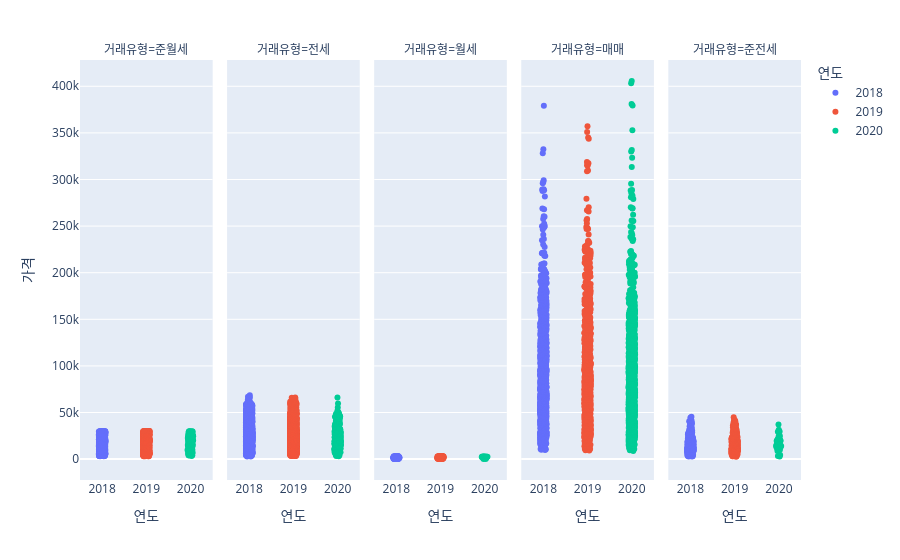

The cell this chart's notebook holds for it:
### Code cell
import plotly.express as px

fig = px.strip(eda_1, x='연도', y='가격', color='연도', facet_col='거래유형')
fig.show()

### Figure 1 — Plotly figure (JSON) as saved in the notebook; plotly's stock layout.template omitted (floating-point values rounded to 4 significant figures; data arrays with more than 128 entries replaced by an {"elided": "..."} marker saying what was removed)
{"data": [{"alignmentgroup": "True", "boxpoints": "all", "fillcolor": "rgba(255,255,255,0)", "hoveron": "points", "hovertemplate": "연도=%{x}<br>거래유형=준월세<br>가격=%{y}<extra></extra>", "legendgroup": "2018", "line": {"color": "rgba(255,255,255,0)"}, "marker": {"color": "#636efa"}, "name": "2018", "offsetgroup": "2018", "orientation": "v", "pointpos": 0, "showlegend": true, "type": "box", "x": {"elided": "854 int values"}, "x0": " ", "xaxis": "x", "y": {"elided": "854 float values"}, "y0": " ", "yaxis": "y"}, {"alignmentgroup": "True", "boxpoints": "all", "fillcolor": "rgba(255,255,255,0)", "hoveron": "points", "hovertemplate": "연도=%{x}<br>거래유형=전세<br>가격=%{y}<extra></extra>", "legendgroup": "2018", "line": {"color": "rgba(255,255,255,0)"}, "marker": {"color": "#636efa"}, "name": "2018", "offsetgroup": "2018", "orientation": "v", "pointpos": 0, "showlegend": false, "type": "box", "x": {"elided": "1858 int values"}, "x0": " ", "xaxis": "x2", "y": {"elided": "1858 float values"}, "y0": " ", "yaxis": "y2"}, {"alignmentgroup": "True", "boxpoints": "all", "fillcolor": "rgba(255,255,255,0)", "hoveron": "points", "hovertemplate": "연도=%{x}<br>거래유형=월세<br>가격=%{y}<extra></extra>", "legendgroup": "2018", "line": {"color": "rgba(255,255,255,0)"}, "marker": {"color": "#636efa"}, "name": "2018", "offsetgroup": "2018", "orientation": "v", "pointpos": 0, "showlegend": false, "type": "box", "x": {"elided": "146 int values"}, "x0": " ", "xaxis": "x3", "y": {"elided": "146 float values"}, "y0": " ", "yaxis": "y3"}, {"alignmentgroup": "True", "boxpoints": "all", "fillcolor": "rgba(255,255,255,0)", "hoveron": "points", "hovertemplate": "연도=%{x}<br>거래유형=매매<br>가격=%{y}<extra></extra>", "legendgroup": "2018", "line": {"color": "rgba(255,255,255,0)"}, "marker": {"color": "#636efa"}, "name": "2018", "offsetgroup": "2018", "orientation": "v", "pointpos": 0, "showlegend": false, "type": "box", "x": {"elided": "1125 int values"}, "x0": " ", "xaxis": "x4", "y": {"elided": "1125 float values"}, "y0": " ", "yaxis": "y4"}, {"alignmentgroup": "True", "boxpoints": "all", "fillcolor": "rgba(255,255,255,0)", "hoveron": "points", "hovertemplate": "연도=%{x}<br>거래유형=준전세<br>가격=%{y}<extra></extra>", "legendgroup": "2018", "line": {"color": "rgba(255,255,255,0)"}, "marker": {"color": "#636efa"}, "name": "2018", "offsetgroup": "2018", "orientation": "v", "pointpos": 0, "showlegend": false, "type": "box", "x": {"elided": "267 int values"}, "x0": " ", "xaxis": "x5", "y": {"elided": "267 float values"}, "y0": " ", "yaxis": "y5"}, {"alignmentgroup": "True", "boxpoints": "all", "fillcolor": "rgba(255,255,255,0)", "hoveron": "points", "hovertemplate": "연도=%{x}<br>거래유형=준월세<br>가격=%{y}<extra></extra>", "legendgroup": "2019", "line": {"color": "rgba(255,255,255,0)"}, "marker": {"color": "#EF553B"}, "name": "2019", "offsetgroup": "2019", "orientation": "v", "pointpos": 0, "showlegend": true, "type": "box", "x": {"elided": "803 int values"}, "x0": " ", "xaxis": "x", "y": {"elided": "803 float values"}, "y0": " ", "yaxis": "y"}, {"alignmentgroup": "True", "boxpoints": "all", "fillcolor": "rgba(255,255,255,0)", "hoveron": "points", "hovertemplate": "연도=%{x}<br>거래유형=전세<br>가격=%{y}<extra></extra>", "legendgroup": "2019", "line": {"color": "rgba(255,255,255,0)"}, "marker": {"color": "#EF553B"}, "name": "2019", "offsetgroup": "2019", "orientation": "v", "pointpos": 0, "showlegend": false, "type": "box", "x": {"elided": "2020 int values"}, "x0": " ", "xaxis": "x2", "y": {"elided": "2020 float values"}, "y0": " ", "yaxis": "y2"}, {"alignmentgroup": "True", "boxpoints": "all", "fillcolor": "rgba(255,255,255,0)", "hoveron": "points", "hovertemplate": "연도=%{x}<br>거래유형=월세<br>가격=%{y}<extra></extra>", "legendgroup": "2019", "line": {"color": "rgba(255,255,255,0)"}, "marker": {"color": "#EF553B"}, "name": "2019", "offsetgroup": "2019", "orientation": "v", "pointpos": 0, "showlegend": false, "type": "box", "x": {"elided": "153 int values"}, "x0": " ", "xaxis": "x3", "y": {"elided": "153 float values"}, "y0": " ", "yaxis": "y3"}, {"alignmentgroup": "True", "boxpoints": "all", "fillcolor": "rgba(255,255,255,0)", "hoveron": "points", "hovertemplate": "연도=%{x}<br>거래유형=매매<br>가격=%{y}<extra></extra>", "legendgroup": "2019", "line": {"color": "rgba(255,255,255,0)"}, "marker": {"color": "#EF553B"}, "name": "2019", "offsetgroup": "2019", "orientation": "v", "pointpos": 0, "showlegend": false, "type": "box", "x": {"elided": "887 int values"}, "x0": " ", "xaxis": "x4", "y": {"elided": "887 float values"}, "y0": " ", "yaxis": "y4"}, {"alignmentgroup": "True", "boxpoints": "all", "fillcolor": "rgba(255,255,255,0)", "hoveron": "points", "hovertemplate": "연도=%{x}<br>거래유형=준전세<br>가격=%{y}<extra></extra>", "legendgroup": "2019", "line": {"color": "rgba(255,255,255,0)"}, "marker": {"color": "#EF553B"}, "name": "2019", "offsetgroup": "2019", "orientation": "v", "pointpos": 0, "showlegend": false, "type": "box", "x": {"elided": "298 int values"}, "x0": " ", "xaxis": "x5", "y": {"elided": "298 float values"}, "y0": " ", "yaxis": "y5"}, {"alignmentgroup": "True", "boxpoints": "all", "fillcolor": "rgba(255,255,255,0)", "hoveron": "points", "hovertemplate": "연도=%{x}<br>거래유형=준월세<br>가격=%{y}<extra></extra>", "legendgroup": "2020", "line": {"color": "rgba(255,255,255,0)"}, "marker": {"color": "#00cc96"}, "name": "2020", "offsetgroup": "2020", "orientation": "v", "pointpos": 0, "showlegend": true, "type": "box", "x": [2020, 2020, 2020, 2020, 2020, 2020, 2020, 2020, 2020, 2020, 2020, 2020, 2020, 2020, 2020, 2020, 2020, 2020, 2020, 2020, 2020, 2020, 2020, 2020, 2020, 2020, 2020, 2020, 2020, 2020, 2020, 2020, 2020, 2020, 2020, 2020, 2020, 2020, 2020, 2020, 2020, 2020, 2020, 2020, 2020, 2020, 2020, 2020, 2020, 2020, 2020, 2020, 2020, 2020, 2020, 2020, 2020, 2020, 2020, 2020, 2020, 2020, 2020, 2020, 2020, 2020, 2020, 2020, 2020, 2020, 2020, 2020, 2020, 2020, 2020, 2020, 2020, 2020, 2020, 2020, 2020, 2020, 2020, 2020, 2020, 2020, 2020, 2020, 2020, 2020, 2020, 2020, 2020, 2020, 2020, 2020, 2020, 2020, 2020, 2020, 2020, 2020, 2020, 2020, 2020, 2020, 2020, 2020, 2020, 2020, 2020, 2020, 2020, 2020, 2020, 2020], "x0": " ", "xaxis": "x", "y": [22230.0, 8069.0, 29930.0, 19460.0, 18420.0, 20980.0, 24320.0, 7239.0, 24450.0, 8929.0, 9936.0, 21690.0, 26840.0, 7930.0, 29830.0, 15260.0, 20160.0, 14350.0, 12410.0, 22800.0, 26330.0, 22680.0, 5349.0, 19340.0, 9240.0, 13930.0, 9913.0, 4935.0, 19080.0, 21380.0, 29540.0, 23550.0, 21520.0, 26020.0, 12280.0, 5132.0, 13980.0, 17220.0, 15300.0, 15770.0, 12270.0, 24640.0, 14610.0, 10250.0, 24640.0, 12980.0, 9968.0, 22720.0, 17450.0, 25230.0, 9409.0, 26240.0, 3324.0, 9913.0, 18420.0, 22640.0, 16940.0, 3873.0, 25440.0, 27630.0, 4126.0, 28900.0, 9816.0, 13430.0, 24000.0, 21350.0, 30020.0, 7217.0, 4234.0, 10130.0, 5314.0, 26240.0, 13810.0, 16140.0, 19750.0, 15530.0, 24450.0, 14480.0, 11340.0, 23120.0, 24020.0, 8685.0, 22170.0, 9784.0, 5234.0, 24860.0, 17940.0, 7017.0, 29610.0, 22870.0, 14760.0, 5963.0, 17520.0, 7536.0, 20140.0, 9720.0, 15480.0, 23280.0, 7531.0, 26140.0, 19240.0, 13110.0, 4443.0, 17620.0, 28520.0, 13500.0, 28900.0, 7994.0, 5235.0, 14620.0, 6499.0, 6127.0, 19320.0, 20450.0, 29340.0, 5224.0], "y0": " ", "yaxis": "y"}, {"alignmentgroup": "True", "boxpoints": "all", "fillcolor": "rgba(255,255,255,0)", "hoveron": "points", "hovertemplate": "연도=%{x}<br>거래유형=전세<br>가격=%{y}<extra></extra>", "legendgroup": "2020", "line": {"color": "rgba(255,255,255,0)"}, "marker": {"color": "#00cc96"}, "name": "2020", "offsetgroup": "2020", "orientation": "v", "pointpos": 0, "showlegend": false, "type": "box", "x": {"elided": "280 int values"}, "x0": " ", "xaxis": "x2", "y": {"elided": "280 float values"}, "y0": " ", "yaxis": "y2"}, {"alignmentgroup": "True", "boxpoints": "all", "fillcolor": "rgba(255,255,255,0)", "hoveron": "points", "hovertemplate": "연도=%{x}<br>거래유형=월세<br>가격=%{y}<extra></extra>", "legendgroup": "2020", "line": {"color": "rgba(255,255,255,0)"}, "marker": {"color": "#00cc96"}, "name": "2020", "offsetgroup": "2020", "orientation": "v", "pointpos": 0, "showlegend": false, "type": "box", "x": [2020, 2020, 2020, 2020, 2020, 2020, 2020, 2020, 2020, 2020, 2020, 2020, 2020, 2020, 2020, 2020, 2020, 2020, 2020, 2020, 2020], "x0": " ", "xaxis": "x3", "y": [1825.0, 2468.0, 1644.0, 2088.0, 2295.0, 2084.0, 194.0, 1363.0, 2930.0, 2516.0, 2539.0, 2118.0, 1293.0, 192.0, 1112.0, 1956.0, 2851.0, 2083.0, 2723.0, 1122.0, 2813.0], "y0": " ", "yaxis": "y3"}, {"alignmentgroup": "True", "boxpoints": "all", "fillcolor": "rgba(255,255,255,0)", "hoveron": "points", "hovertemplate": "연도=%{x}<br>거래유형=매매<br>가격=%{y}<extra></extra>", "legendgroup": "2020", "line": {"color": "rgba(255,255,255,0)"}, "marker": {"color": "#00cc96"}, "name": "2020", "offsetgroup": "2020", "orientation": "v", "pointpos": 0, "showlegend": false, "type": "box", "x": {"elided": "1129 int values"}, "x0": " ", "xaxis": "x4", "y": {"elided": "1129 float values"}, "y0": " ", "yaxis": "y4"}, {"alignmentgroup": "True", "boxpoints": "all", "fillcolor": "rgba(255,255,255,0)", "hoveron": "points", "hovertemplate": "연도=%{x}<br>거래유형=준전세<br>가격=%{y}<extra></extra>", "legendgroup": "2020", "line": {"color": "rgba(255,255,255,0)"}, "marker": {"color": "#00cc96"}, "name": "2020", "offsetgroup": "2020", "orientation": "v", "pointpos": 0, "showlegend": false, "type": "box", "x": [2020, 2020, 2020, 2020, 2020, 2020, 2020, 2020, 2020, 2020, 2020, 2020, 2020, 2020, 2020, 2020, 2020, 2020, 2020, 2020, 2020, 2020, 2020, 2020, 2020, 2020, 2020, 2020, 2020, 2020, 2020, 2020, 2020, 2020, 2020, 2020, 2020, 2020, 2020, 2020, 2020, 2020, 2020], "x0": " ", "xaxis": "x5", "y": [13050.0, 31470.0, 3266.0, 24740.0, 12820.0, 15940.0, 14710.0, 9656.0, 19340.0, 25060.0, 24340.0, 19360.0, 19320.0, 15950.0, 13300.0, 14640.0, 2792.0, 9569.0, 10220.0, 21820.0, 15910.0, 21850.0, 11590.0, 20260.0, 10900.0, 19880.0, 29500.0, 18940.0, 21820.0, 13970.0, 19830.0, 16860.0, 8686.0, 9970.0, 14070.0, 15790.0, 4371.0, 18640.0, 29240.0, 11410.0, 14550.0, 14260.0, 37130.0], "y0": " ", "yaxis": "y5"}], "layout": {"annotations": [{"font": {}, "showarrow": false, "text": "거래유형=준월세", "x": 0.092, "xanchor": "center", "xref": "paper", "y": 1.0, "yanchor": "bottom", "yref": "paper"}, {"font": {}, "showarrow": false, "text": "거래유형=전세", "x": 0.296, "xanchor": "center", "xref": "paper", "y": 1.0, "yanchor": "bottom", "yref": "paper"}, {"font": {}, "showarrow": false, "text": "거래유형=월세", "x": 0.5, "xanchor": "center", "xref": "paper", "y": 1.0, "yanchor": "bottom", "yref": "paper"}, {"font": {}, "showarrow": false, "text": "거래유형=매매", "x": 0.704, "xanchor": "center", "xref": "paper", "y": 1.0, "yanchor": "bottom", "yref": "paper"}, {"font": {}, "showarrow": false, "text": "거래유형=준전세", "x": 0.908, "xanchor": "center", "xref": "paper", "y": 1.0, "yanchor": "bottom", "yref": "paper"}], "boxmode": "overlay", "legend": {"title": {"text": "연도"}, "tracegroupgap": 0}, "margin": {"t": 60}, "xaxis": {"anchor": "y", "categoryarray": [2018, 2019, 2020], "categoryorder": "array", "domain": [0.0, 0.184], "title": {"text": "연도"}}, "xaxis2": {"anchor": "y2", "categoryarray": [2018, 2019, 2020], "categoryorder": "array", "domain": [0.204, 0.388], "matches": "x", "title": {"text": "연도"}}, "xaxis3": {"anchor": "y3", "categoryarray": [2018, 2019, 2020], "categoryorder": "array", "domain": [0.408, 0.592], "matches": "x", "title": {"text": "연도"}}, "xaxis4": {"anchor": "y4", "categoryarray": [2018, 2019, 2020], "categoryorder": "array", "domain": [0.612, 0.796], "matches": "x", "title": {"text": "연도"}}, "xaxis5": {"anchor": "y5", "categoryarray": [2018, 2019, 2020], "categoryorder": "array", "domain": [0.816, 1.0], "matches": "x", "title": {"text": "연도"}}, "yaxis": {"anchor": "x", "domain": [0.0, 1.0], "title": {"text": "가격"}}, "yaxis2": {"anchor": "x2", "domain": [0.0, 1.0], "matches": "y", "showticklabels": false}, "yaxis3": {"anchor": "x3", "domain": [0.0, 1.0], "matches": "y", "showticklabels": false}, "yaxis4": {"anchor": "x4", "domain": [0.0, 1.0], "matches": "y", "showticklabels": false}, "yaxis5": {"anchor": "x5", "domain": [0.0, 1.0], "matches": "y", "showticklabels": false}}}
